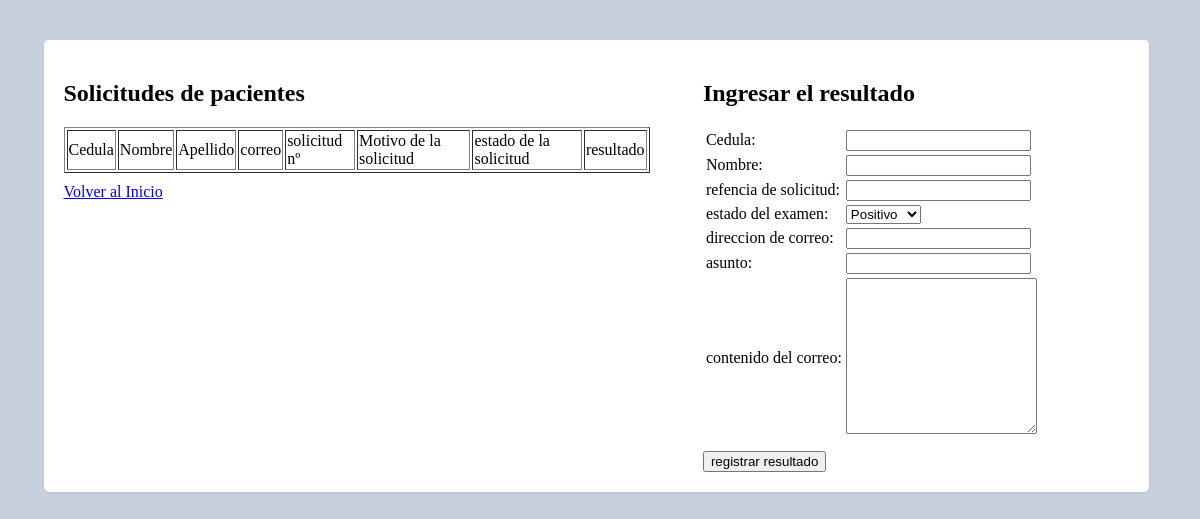
Page /mostrar.php on the earlier database version.
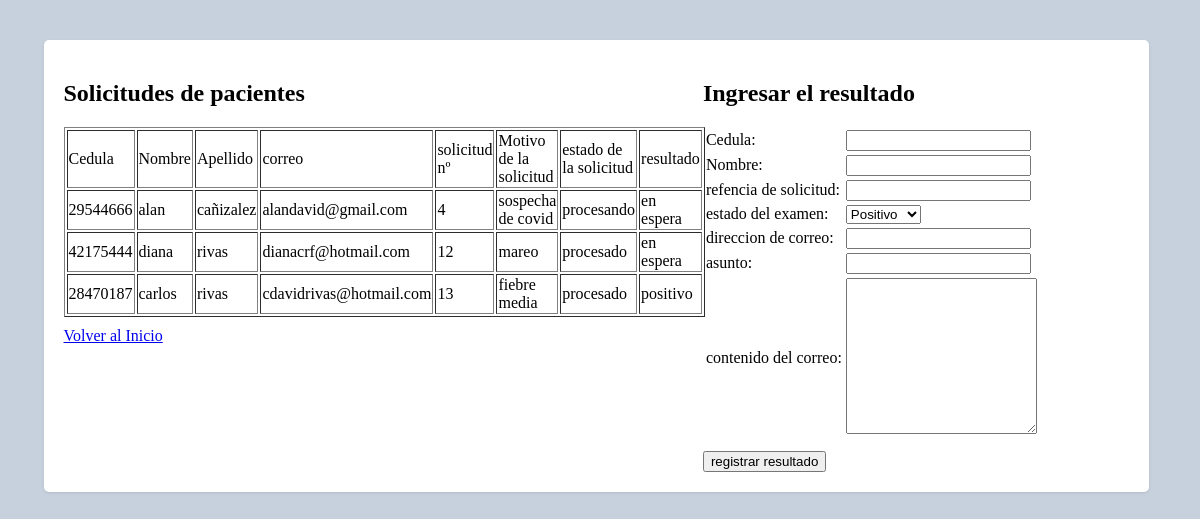
Same page on the later database version.
### tables this page shows
CREATE TABLE `pacientes` (
  `idpaciente` int(11) NOT NULL,
  `nombre` varchar(20) NOT NULL,
  `apellido` varchar(20) NOT NULL,
  `correo` varchar(50) NOT NULL
);

CREATE TABLE `solicitud` (
  `idsolicitud` int(11) NOT NULL,
  `idpaciente` int(11) NOT NULL,
  `motivo` varchar(50) NOT NULL,
  `estado` varchar(20) NOT NULL
);

CREATE TABLE `resultados` (
  `idresultado` int(11) NOT NULL,
  `idsolicitud` int(11) NOT NULL,
  `resultado` text NOT NULL
);

### consulta.php (called while the page is built, shortened)
<?php
require_once "conexion.php";
$con = $conexion;
function laconsulta(){
    global $con, $consulta;
    $sql = "SELECT pacientes.idpaciente, pacientes.nombre, pacientes.apellido,
                pacientes.correo, solicitud.idsolicitud, solicitud.motivo, solicitud.estado, resultados.resultado
                from pacientes, solicitud, resultados
                where pacientes.idpaciente = solicitud.idpaciente and
                solicitud.idsolicitud = resultados.idsolicitud";
    return $con -> query($sql);
}
?>

### mostrar.php (the view, shortened to what this page needs)
<?php
include_once('conexion.php');
?>
<!DOCTYPE html>
<html lang="en">
<head>
    <link rel="stylesheet" href="estilos.css">
    <?php
                include_once('consulta.php');
                $consulta = laconsulta();
            ?>
</head>
<body>
    <div id='mostrardatos'>
        <div id='tdatos'>
            <h2>Solicitudes de pacientes</h2>
            <table  border='1' >
            <tr>
                <td>Cedula</td>
                <td>Nombre</td>
                <td>Apellido</td>
                <td>correo</td>
                <td>solicitud nº</td>
                <td>Motivo de la solicitud</td>
                <td>estado de la solicitud</td>
                <td>resultado</td>
            </tr>
            <?php
                while($persona = $consulta->fetch_assoc()){
            ?>
            <tr>
                <td><?php echo $persona['idpaciente'] ?></td>
                <td><?php echo $persona['nombre'] ?></td>
                <td><?php echo $persona['apellido'] ?></td>
                <td><?php echo $persona['correo'] ?></td>
                <td><?php echo $persona['idsolicitud'] ?></td>
                <td><?php echo $persona['motivo'] ?></td>
                <td><?php echo $persona['estado'] ?></td>
                <td><?php echo $persona['resultado'] ?></td>
            </tr>
            <?php
            }
            ?>
        </table>
        <a href="index.php">Volver al Inicio</a>
    </div>
    <div id='resultados'>
    <h2>Ingresar el resultado</h2>
        <form  method="POST">
        <table>
            <tr>
                <td>Cedula:</td>
                <td><input type="text" name="cedula"></td>
            </tr>
            <tr>
                <td>Nombre:</td>
                <td><input type="text" name="nombre"></td>
            </tr>
            <tr>
                <td>refencia de solicitud:</td>
                <td><input type="number" name="idsolicitud"></td>
            </tr>
            <tr>
                <td>estado del examen:</td>
                <td>
                    <select name="resultado">
                        <option value="positivo">Positivo</option>
                    </select>
                </td>
            </tr>
            <tr>
                <td>direccion de correo:</td>
                <td><input type="text" name="correo"></td>
            </tr>
            <tr>
                <td>asunto:</td>
                <td><input type="text" name="asunto"></td>
            </tr>
            <tr>
                <td>contenido del correo:</td>
                <td>
                    <textarea name="contenido" id='contenido' cols="30" rows="10"></textarea>
                </td>
            </tr>
        </table>
        <input type="submit" name="registrar" value="registrar resultado">
        </form>
    </div>
</div>
</body>
</html>

### estilos.css (style rules this page uses)
body { background-color: rgba(145, 165, 189, 0.5); }
table { margin-bottom: 10px; }
#tdatos { width: 55%; }
#mostrardatos { width: 90%; padding: 20px; margin-left: 3%; margin-right: 5%; margin-top: 40px; background-color: white; border-radius: 5px; -webkit-box-shadow: 0 1px 3px rgb(0 0 0 / 10%); box-shadow: 0 1px 3px rgb(0 0 0 / 10%); display: flex; justify-content: space-between; }
#resultados { width: 40%; margin-left: 1%; }
#contenido { width: 90%; max-width: 200px; min-width: 100px; max-height: 180px; min-height: 150px; }

Differences in the rows shown:
added pacientes: idpaciente "29544666", nombre "alan", apellido "cañizalez", correo "alandavid@gmail.com", solicitud.idsolicitud "4", solicitud.motivo "sospecha de covid", solicitud.estado "procesando", resultados.resultado "en espera"
added pacientes: idpaciente "42175444", nombre "diana", apellido "rivas", correo "dianacrf@hotmail.com", solicitud.idsolicitud "12", solicitud.motivo "mareo", solicitud.estado "procesado", resultados.resultado "en espera"
added pacientes: idpaciente "28470187", nombre "carlos", apellido "rivas", correo "cdavidrivas@hotmail.com", solicitud.idsolicitud "13", solicitud.motivo "fiebre media", solicitud.estado "procesado", resultados.resultado "positivo"
